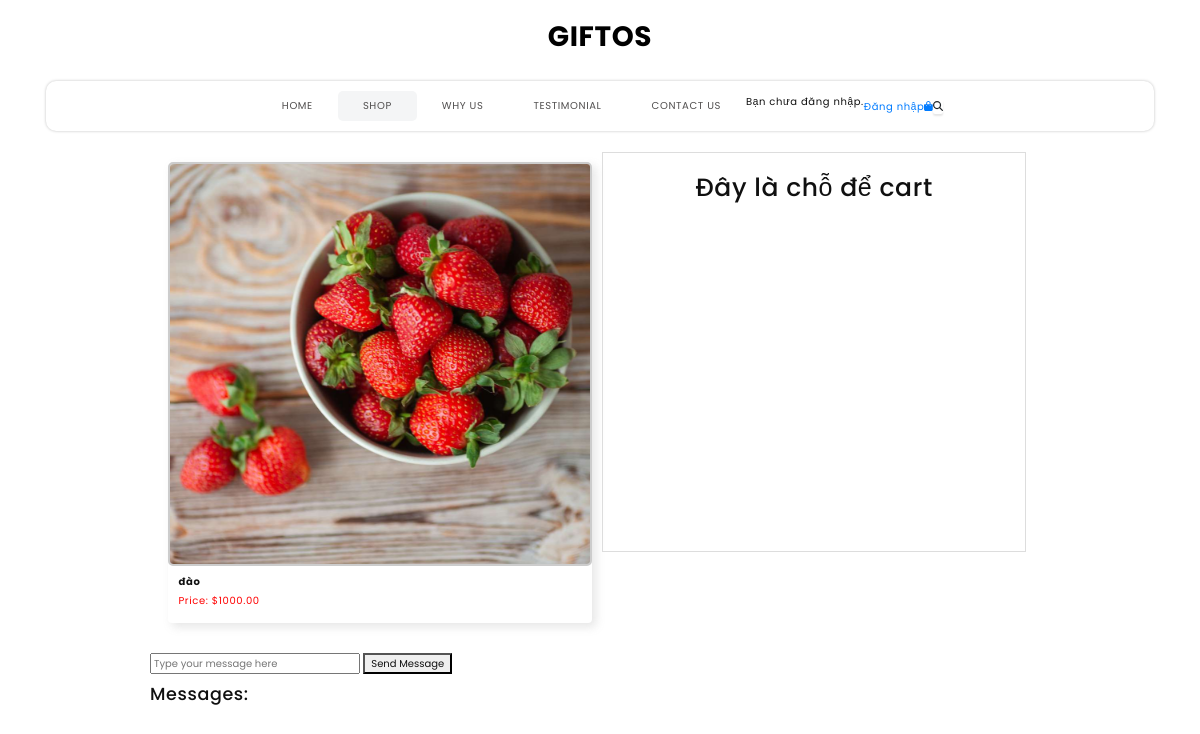
Before: /items/11/view/ with the older database file.
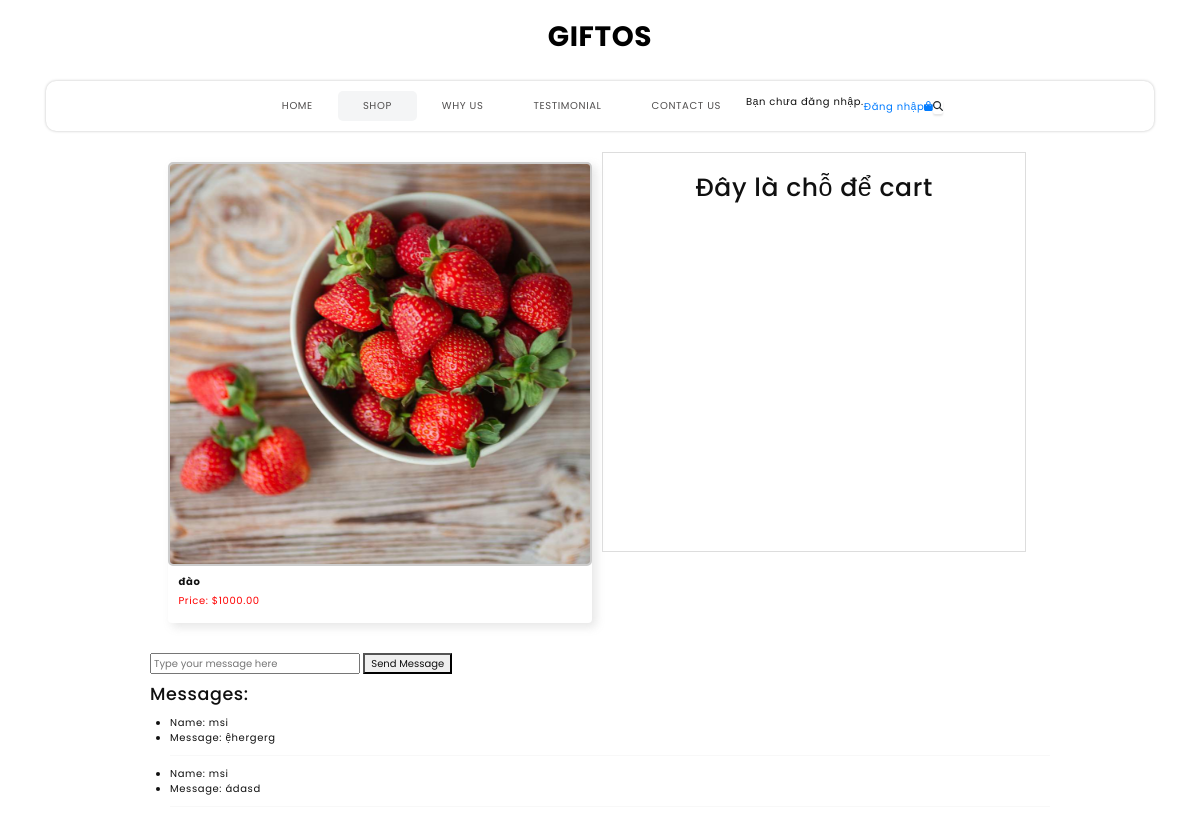
After: the same page with the newer database file.
### shop/models.py (models this page shows, shortened)
class Message(models.Model):
    user = models.ForeignKey(User, on_delete=models.CASCADE)
    item = models.ForeignKey(Item, on_delete=models.CASCADE)
    body = models.TextField()
    updated = models.DateTimeField(auto_now=True)
    create = models.DateTimeField(auto_now_add=True)
    class Meta:
        ordering = ['-create']

### shop/views.py (the view)
# urls.py: path('items/<int:pk>/view/', views.view_item, name="view-item"),
def view_item(request, pk):
    item = Item.objects.get(id=pk)
    item_messages = item.message_set.all()
    context = {'item': item, 'item_messages': item_messages}
    return render(request, 'shop/view_item.html', context)

### shop/templates/shop/view_item.html (shortened to what this page needs)
{% extends 'main.html' %}
{% block content %}
{% include 'navbar.html' %}
{% load static %}
<div class="container-product">
    <div class="product-row">
        <div class="product-card">
            <div class="img-box">
                {% if item.image %}
                <img src="{{ item.image.url }}" alt="{{ item.name }}">
                {% else %}
                <img src="{% static 'images/placeholder.jpg' %}" alt="Placeholder">
                {% endif %}
            </div>
            <div class="detail-box">
                <h6>{{ item.name }}</h6>
                <p class="price">Price: $<span>{{ item.price }}</span></p>
            </div>
        </div>
        <div class="empty-column">
            <h1>Đây là chỗ để cart</h1>
        </div>
    </div>
    <div class="message-section">
        <div class="message-form">
            <form method="POST" action="{% url 'item' item.pk %}">
                <input type="text" name="body" placeholder="Type your message here">
                <button type="submit">Send Message</button>
            </form>
        </div>
        <h3>Messages:</h3>
        <ul>
            {% for message in item_messages %}
            <li>Name: {{ message.user }}</li>
            <li>Message: {{ message.body }}</li>
            <hr>
            {% endfor %}
        </ul>
    </div>
</div>
{% endblock content %}

Changed rows visible on the page:
added Message: user "msi", body "ệhergerg"
added Message: user "msi", body "ádasd"
